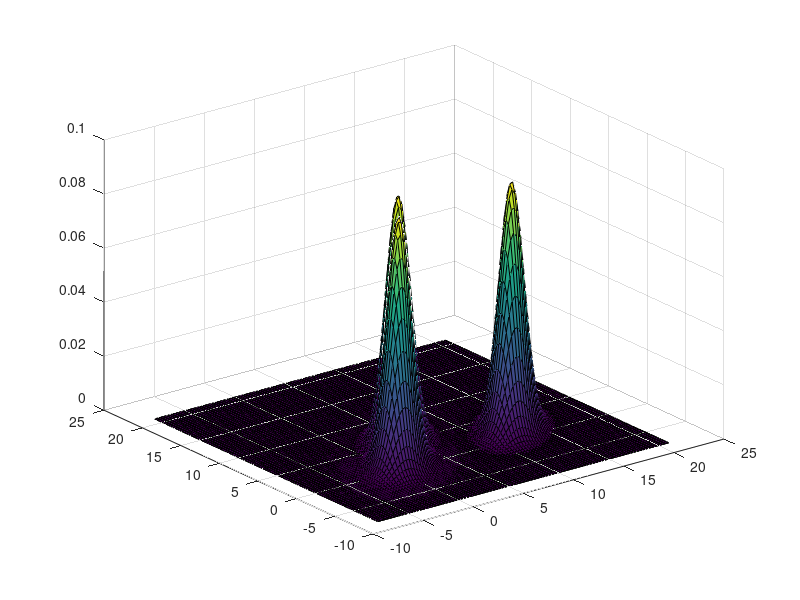
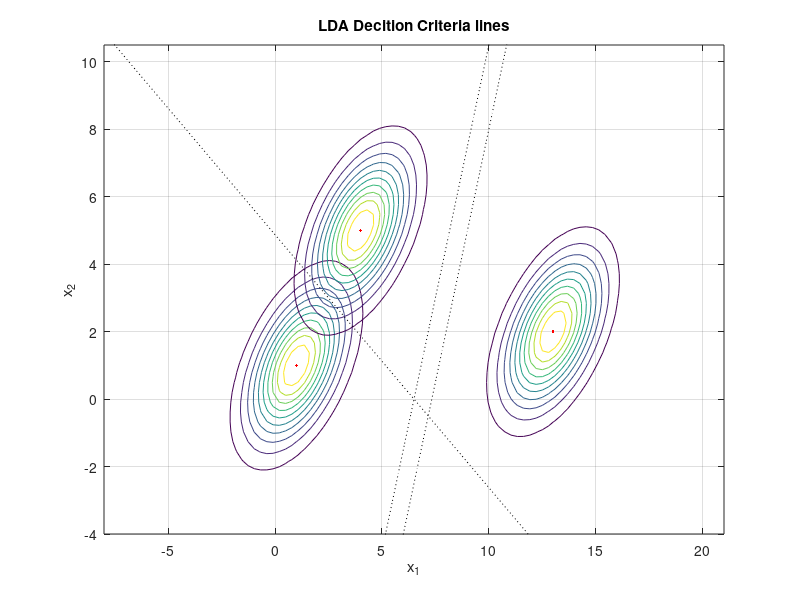

The MATLAB script that drew these images, in order: (Note: this script raises an error after producing the figures.)
slope =@(p1,p2) (p1(2)-p2(2))./(p1(1)-p2(1));
myLine =@(x,p,m) m.*x - m.*p(1) + p(2);

N = 100; a = -8; b = 21;
x_ = linspace(a,b,N);
[x1,x2] = meshgrid(x_,x_);
X = [x1(:) x2(:)];
x_new = [2 2];
mu = [1 1;4 5;13 2]; sigma = [2 1 ; 1 2];

class1 = mvnpdf(X,mu(1,:),sigma);
class1 = reshape(class1,length(x_),length(x_));

class2 = mvnpdf(X,mu(2,:),sigma);
class2 = reshape(class2,length(x_),length(x_));

class3 = mvnpdf(X,mu(3,:),sigma);
class3 = reshape(class3,length(x_),length(x_));

figure(1); surf(x_,x_,class1); hold on; surf(x_,x_,class2); surf(x_,x_,class3); hold off;
figure(2); contour(x_,x_,class1); hold on; contour(x_,x_,class2); contour(x_,x_,class3); grid on; axis tight;

m12 = slope(mu(1,:),mu(2,:)); m23 = slope(mu(2,:),mu(3,:)); m13 = slope(mu(2,:),mu(3,:));
m12_ = -(1/m12); m23_ = -(1/m23); m13_ = -1/(m13); p12 = [(mu(1,1) + mu(2,1))/2, (mu(1,2) + mu(2,2))/2]; p23 = [(mu(2,1) + mu(3,1))/2, (mu(2,2) + mu(3,2))/2];
p13 = [(mu(1,1) + mu(3,1))/2, (mu(1,2) + mu(3,2))/2]; 
y12 = myLine(x_,p12,m12_); y23 = myLine(x_,p23,m23_); y13 = myLine(x_,p13,m13_); 

plot(x_,y12,"black:",x_,y23,"black:",x_,y13, "black:");
axis([a b a/2 b/2]);
xlabel("x_1"); ylabel("x_2"); title("LDA Decition Criteria lines");
plot([mu(1,1),mu(2,1),mu(3,1)],[mu(1,2),mu(2,2),mu(3,2)],"r.");
text(mu(1,1) + 10^(-1),mu(1,2),["(" + num2str(mu(1,1)) + "," + num2str(mu(1,2)) + ")"],fontsize=7);
text(mu(2,1) + 10^(-1),mu(2,2),["(" + num2str(mu(2,1)) + "," + num2str(mu(2,2)) + ")"],fontsize=7);
text(mu(3,1) + 10^(-1),mu(3,2),["(" + num2str(mu(3,1)) + "," + num2str(mu(3,2)) + ")"],fontsize=7);

text(mu(1,1) -1.7*sigma(1,1),mu(1,2) - 1.7*sigma(2,2),"Class 1",fontsize=8.5);
text(mu(2,1) +1.7*sigma(2,1),mu(2,2) + 1.7*sigma(2,2),"Class 2",fontsize=8.5);
text(mu(3,1) +1.7*sigma(2,1),mu(3,2) + 1.7*sigma(2,2),"Class 3",fontsize=8.5);

text(-6,10.25,"(Class 1, Class 2) Seperation",fontsize=10);
text(-6,9.75,["x2 = " + num2str(m12_) + "*x1 + " + num2str(-m12_*p12(1)+p12(2))],fontsize=8.5);

text(11,10.25,"(Class 2, Class 3) Seperation",fontsize=10);
text(11,9.75,["x2 = " + num2str(m23_) + "*x1 + " + num2str(-m23_*p23(1)+p23(2))],fontsize=8.5);

text(-5.5,4.25,"(Class 1, Class 3) Seperation",fontsize=10);
text(-5.5,3.75,["x2 = " + num2str(m13_) + "*x1 + " + num2str(-m13_*p13(1)+p13(2))],fontsize=8.5);
hold off; 

